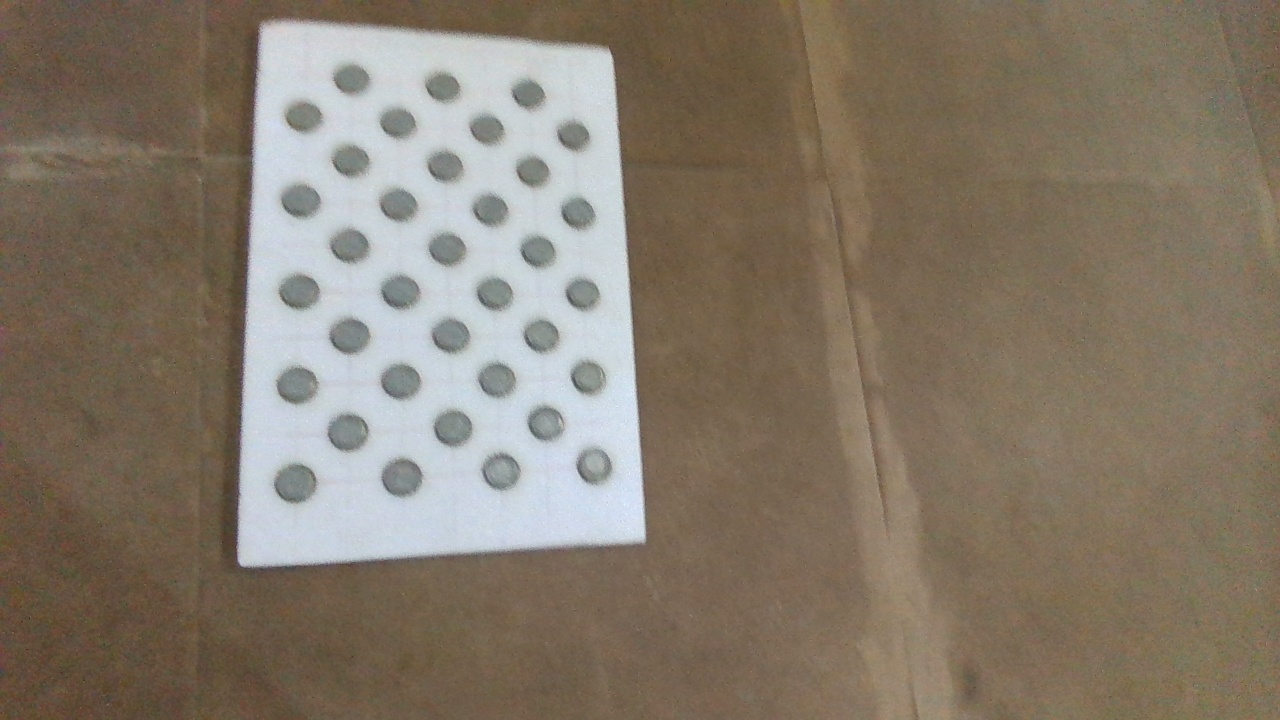
#> input picture RGB/image2_1678088452320775985.jpg, 1280 x 720 px; its folder holds only this picture in this run
$ python calibration_circular.py
#> lines starting #> are read from the running program, lines starting #| are printed output that depends on the picture
import cv2 as cv
import glob
import numpy as np

def calibrate_camera(images_folder):
#> called with images_folder = './RGB/*'
    images_names = sorted(glob.glob(images_folder))
    images = []
    for imname in images_names:
        im = cv.imread(imname, 1)
#> im is the input picture: shape (720, 1280, 3); mean B, G, R 106.8, 121.7, 133.2
        images.append(im)

    #criteria used by checkerboard pattern detector.
    #Change this if the code can't find the checkerboard
    criteria = (cv.TERM_CRITERIA_EPS + cv.TERM_CRITERIA_MAX_ITER, 30, 0.001)

    # Setup SimpleBlobDetector parameters.
    blobParams = cv.SimpleBlobDetector_Params()

    # Change thresholds
    blobParams.minThreshold = 40
    blobParams.maxThreshold = 255

    # Filter by Area.
    blobParams.filterByArea = True
    blobParams.minArea = 64     # minArea may be adjusted to suit for your experiment
    blobParams.maxArea = 1500   # maxArea may be adjusted to suit for your experiment

    blobParams.filterByColor = True
    blobParams.blobColor = 0

    # Filter by Circularity
    blobParams.filterByCircularity = True
    blobParams.minCircularity = 0.1

    # Filter by Convexity
    blobParams.filterByConvexity = True
    blobParams.minConvexity = 0.87

    # Filter by Inertia
    blobParams.filterByInertia = True
    blobParams.minInertiaRatio = 0.01

    # Create a detector with the parameters
    blobDetector = cv.SimpleBlobDetector_create(blobParams)

    rows = 5
    columns = 7
    scaling_factor = 1

    objp = []
    for i in range(columns):
        if i % 2 == 0:
            for j in range(0,rows * 2, 2):
                objp.append([i,j,0])
        else:
            for j in range(1,rows * 2, 2):
                objp.append([i,j,0])

    objp = np.array(objp,dtype=np.float32)
    objp = objp* scaling_factor

    # objp = np.zeros((rows*columns,3), np.float32)
    # objp[:,:2] = np.mgrid[0:rows,0:columns].T.reshape(-1,2)
    # objp = 72* objp

    ###################################################################################################

    # Arrays to store object points and image points from all the images.
    objpoints = [] # 3d point in real world space
    imgpoints = [] # 2d points in image plane.

    for img in images:

        # img = cv.resize(img,(640,480))
        img = cv.flip(img,1)
        gray = cv.cvtColor(img, cv.COLOR_BGR2GRAY)
        keypoints = blobDetector.detect(gray) # Detect blobs.
        # Draw detected blobs as red circles. This helps cv.findCirclesGrid() .
        im_with_keypoints = cv.drawKeypoints(img, keypoints, np.array([]), (0,255,0), cv.DRAW_MATCHES_FLAGS_DRAW_RICH_KEYPOINTS)
        im_with_keypoints_gray = cv.cvtColor(im_with_keypoints, cv.COLOR_BGR2GRAY)
        ret, corners = cv.findCirclesGrid(im_with_keypoints, (rows,columns), None, flags = cv.CALIB_CB_ASYMMETRIC_GRID)   # Find the circle grid

        if ret == True:
            objpoints.append(objp)  # Certainly, every loop objp is the same, in 3D.

            # corners = cv.cornerSubPix(im_with_keypoints_gray, corners, (11,11), (-1,-1), criteria)    # Refines the corner locations.
            imgpoints.append(corners)

            # Draw and display the corners.
            im_with_keypoints = cv.drawChessboardCorners(img, (rows,columns), corners, ret)

        cv.imshow("img", im_with_keypoints) # display
        cv.waitKey(600)
#> this loop made 1 pass
#> ret on pass 1: True
#> pass 1, in calibrate_camera, `img = cv.flip(img,1)`:
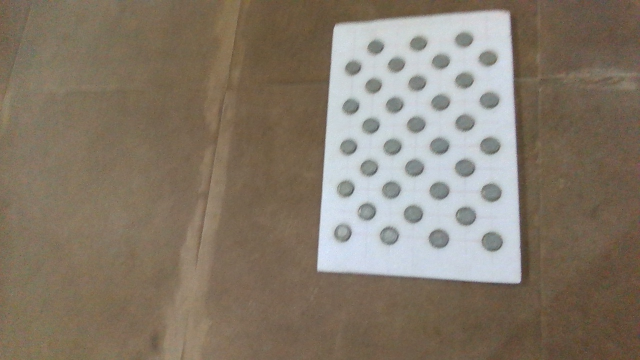
#> img: shape (720, 1280, 3) (shown at 1/2 size); mean of channels 0, 1, 2 106.8, 121.7, 133.2; drawn as B, G, R
#> pass 1, in calibrate_camera, `gray = cv.cvtColor(img, cv.COLOR_BGR2GRAY)`:
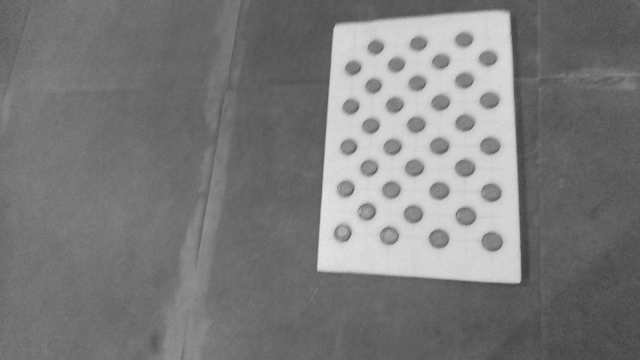
#> gray: shape (720, 1280) (shown at 1/2 size); min 46, max 241, mean 123.4
#> after the loop:
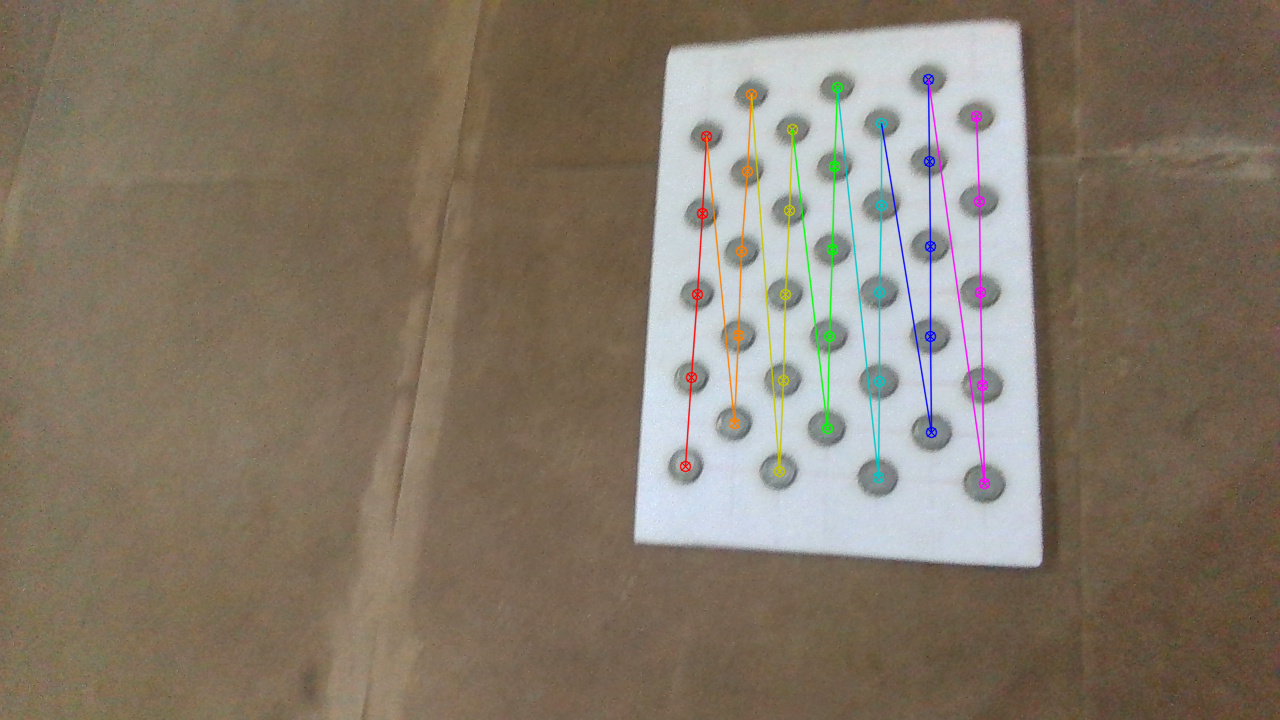
#> im_with_keypoints: shape (720, 1280, 3); mean of channels 0, 1, 2 106.2, 121.2, 132.9; drawn as B, G, R
#> after the loop, imgpoints = 1 item; objpoints = 1 item

    cv.destroyAllWindows()

    ret, mtx, dist, rvecs, tvecs = cv.calibrateCamera(objpoints, imgpoints, gray.shape[::-1], None, None)
#> ret = 0.78; mtx = [[800.6, 0, 565.2], [0, 811.6, 352.5], [0, 0, 1]]; dist = [[0.0963, 0.0515, -0.0078, -0.0138, -0.548]]; rvecs = ([2.85, 0.0871, -0.457],); tvecs = ([2.7, 2.5, 17.84],)

    return mtx, dist

mtx1, dist1 = calibrate_camera(images_folder = './RGB/*')
#> mtx1 = [[800.6, 0, 565.2], [0, 811.6, 352.5], [0, 0, 1]]; dist1 = [[0.0963, 0.0515, -0.0078, -0.0138, -0.548]]
mtx2, dist2 = calibrate_camera(images_folder = './Thermal/*')
#> (the run stopped early here; a loop or call above may not have finished)

$ run again, on RGB/image2_1678088458387017011.jpg
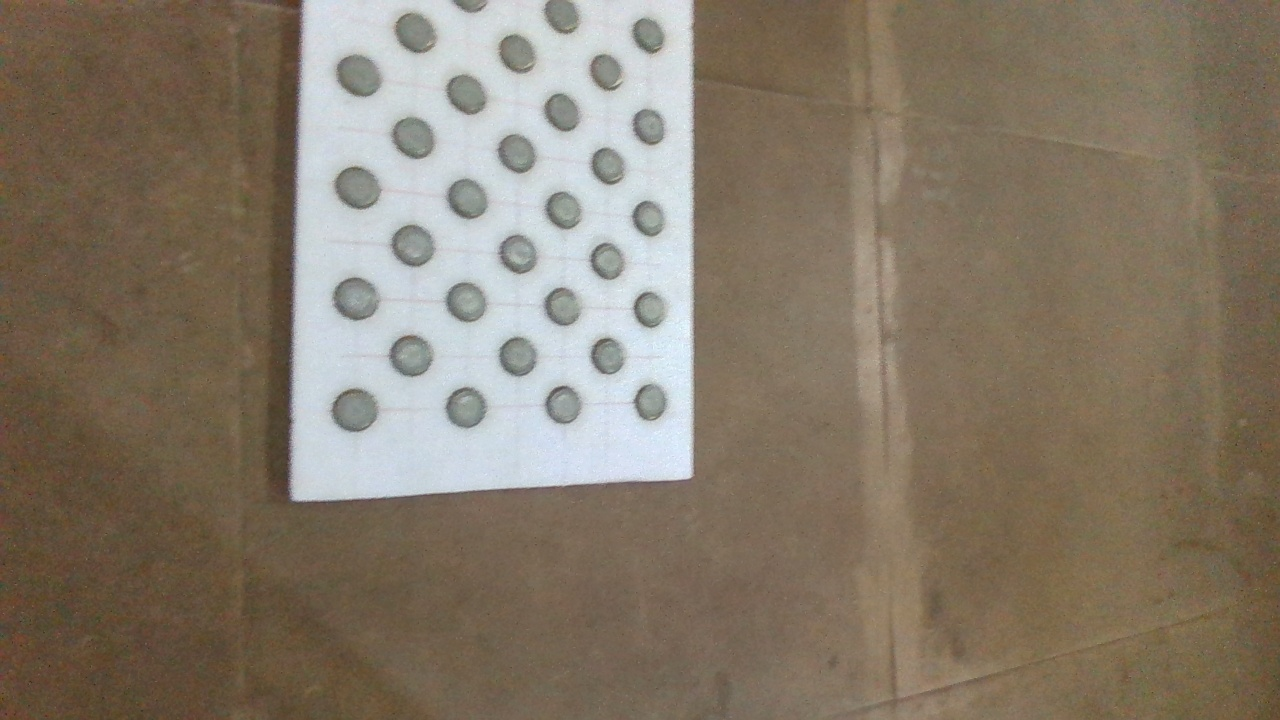
#> input picture RGB/image2_1678088458387017011.jpg, 1280 x 720 px
#> in calibrate_camera, im is the input picture: shape (720, 1280, 3); mean B, G, R 105.5, 121.5, 133.3
#> the loop in calibrate_camera, `for img in images:` made 1 pass
#> ret on pass 1: False
#> pass 1, in calibrate_camera, `img = cv.flip(img,1)`:
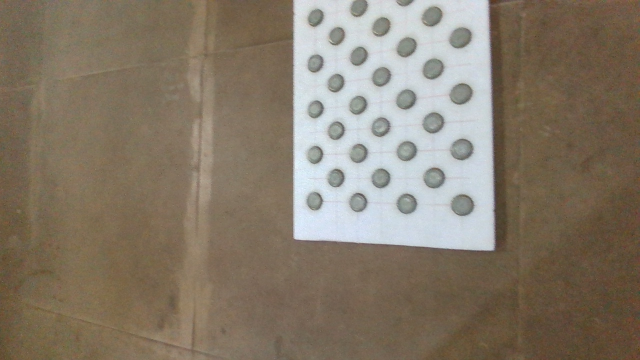
#> img: shape (720, 1280, 3) (shown at 1/2 size); mean of channels 0, 1, 2 105.5, 121.5, 133.3; drawn as B, G, R
#> pass 1, in calibrate_camera, `gray = cv.cvtColor(img, cv.COLOR_BGR2GRAY)`:
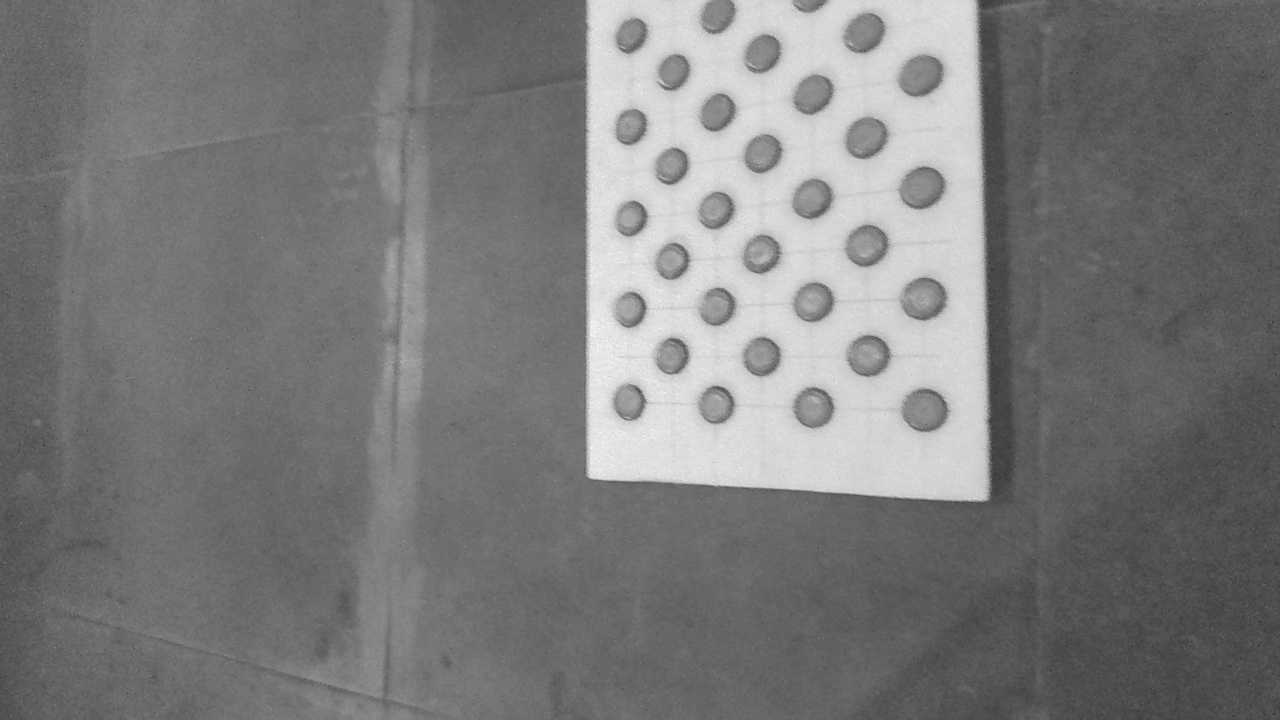
#> gray: shape (720, 1280); min 39, max 250, mean 123.2
#> after the loop in calibrate_camera, `for img in images:`: imgpoints = []

$ run again, on RGB/image2_1678088453650655984.jpg
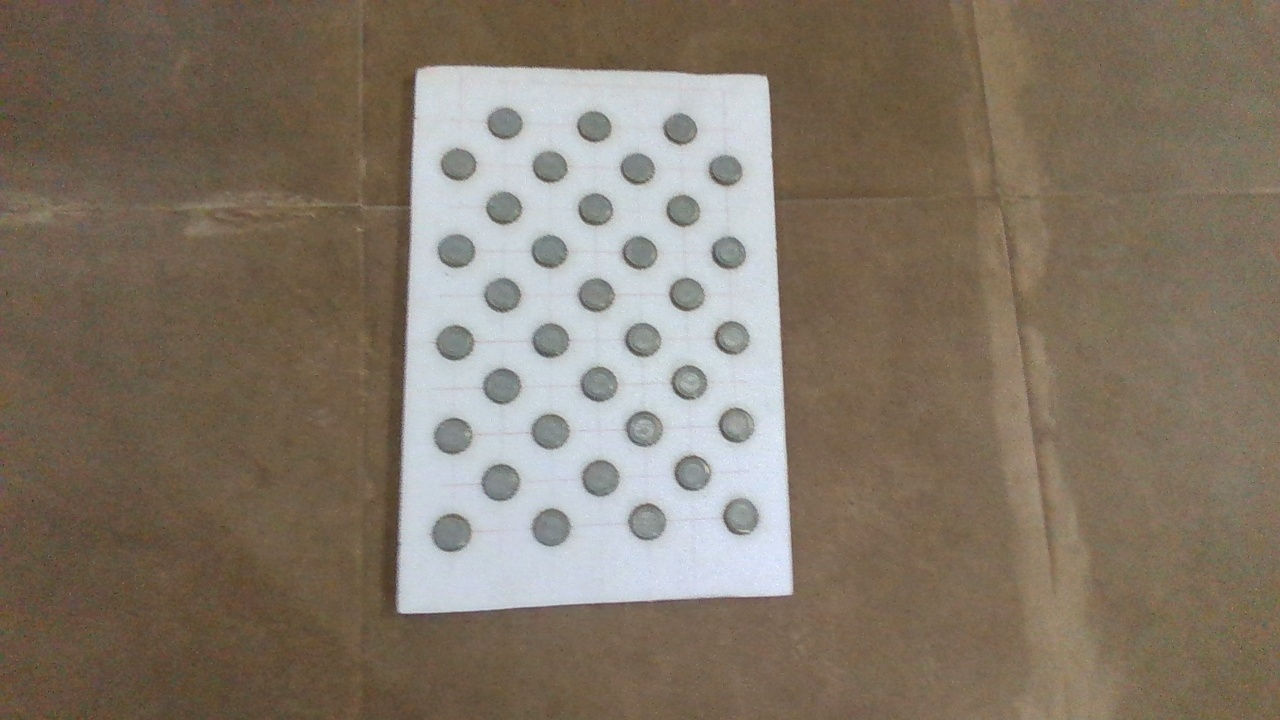
#> input picture RGB/image2_1678088453650655984.jpg, 1280 x 720 px
#> in calibrate_camera, im is the input picture: shape (720, 1280, 3); mean B, G, R 103.9, 118.7, 130.6
#> the loop in calibrate_camera, `for img in images:` made 1 pass
#> ret on pass 1: True
#> pass 1, in calibrate_camera, `gray = cv.cvtColor(img, cv.COLOR_BGR2GRAY)`:
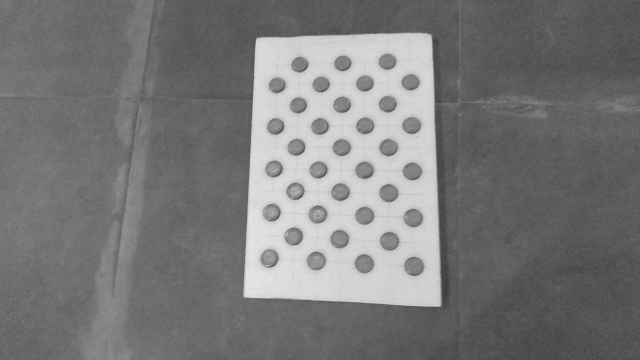
#> gray: shape (720, 1280) (shown at 1/2 size); min 42, max 247, mean 120.5
#> after the loop in calibrate_camera, `for img in images:`:
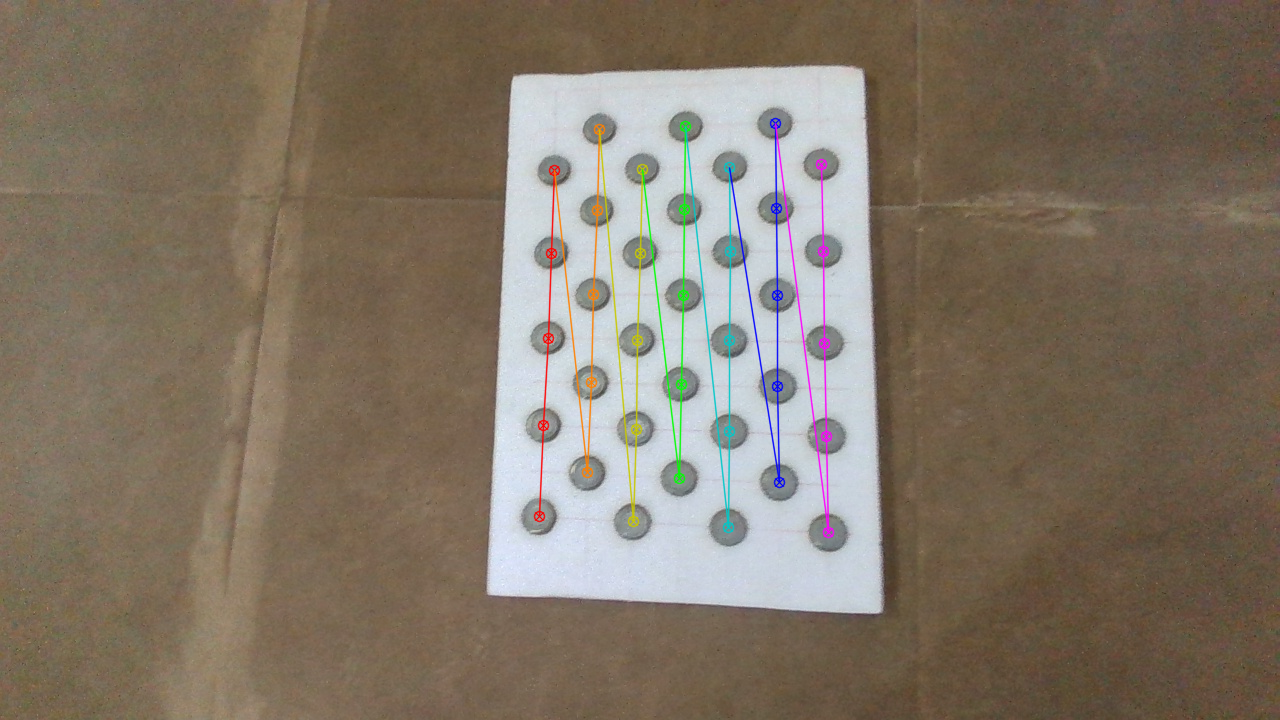
#> im_with_keypoints: shape (720, 1280, 3); mean of channels 0, 1, 2 103.3, 118.2, 130.2; drawn as B, G, R
#> after the loop in calibrate_camera, `for img in images:`: imgpoints = 1 item
#> in calibrate_camera, `ret, mtx, dist, rvecs, tvecs = cv.calibrateCamera(objpoints, imgpoints..`: ret = 0.817; mtx = [[273, 0, 583.9], [0, 271.8, 405.3], [0, 0, 1]]; dist = [[0.0279, -0.033, -0.00518, -0.00508, 0.0118]]; rvecs = ([3.07, 0.056, -0.105],); tvecs = ([-0.966, 2.44, 5.95],)
#> mtx1 = [[273, 0, 583.9], [0, 271.8, 405.3], [0, 0, 1]]; dist1 = [[0.0279, -0.033, -0.00518, -0.00508, 0.0118]]
